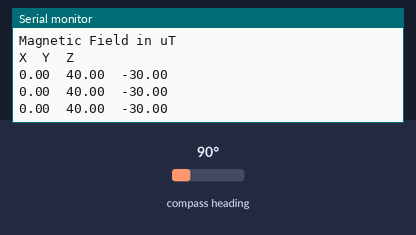
Bench run of a sketch on a simulated Arduino Nano 33 BLE. On the bench: the last lines printed to the serial monitor. The inputs (shaded band) are chosen by the test bench; at power-on: compass heading 90°.

Above: at 1.3 s.
1.4 s: compass heading set to 7°
At 1.9 s:
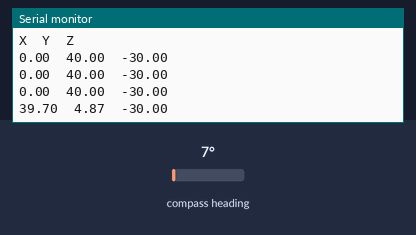
2.9 s: compass heading set to 180°
At 3.4 s:
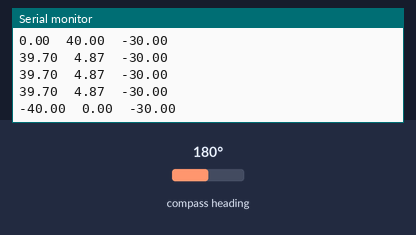
Timing chart, 0 to 5.9 s (numbered marks = the images above; inputs shaded):
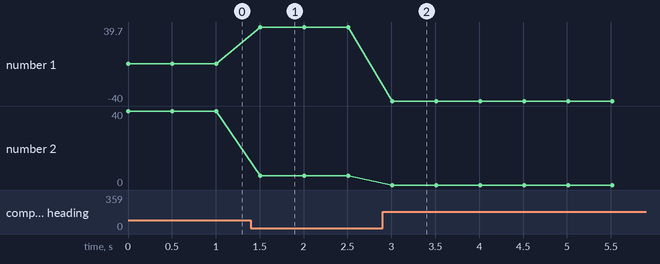

The sketch:

2_c_Magnetometer.ino
```cpp
/*
  Arduino LSM9DS1 - Simple Magnetometer

  This example reads the magnetic field values from the LSM9DS1
  sensor and continuously prints them to the Serial Monitor
  or Serial Plotter.
*/

#include <Arduino_LSM9DS1.h>

void setup() {
  Serial.begin(9600);
  while (!Serial);
  Serial.println("Started");

  if (!IMU.begin()) {
    Serial.println("Failed to initialize IMU!");
    while (1);
  }
  Serial.print("Magnetic field sample rate = ");
  Serial.print(IMU.magneticFieldSampleRate());
  Serial.println(" uT");
  Serial.println();
  Serial.println("Magnetic Field in uT");
  Serial.println("X\tY\tZ");
}

void loop() {
  float x, y, z;

  if (IMU.magneticFieldAvailable()) {
    IMU.readMagneticField(x, y, z);

    Serial.print(x);
    Serial.print('\t');
    Serial.print(y);
    Serial.print('\t');
    Serial.println(z);
  }

  delay(500);
}
```

Measured:
- after the input at 1.4 s, the serial monitor: prints a new line after 0.11 s (image 1)
- after the input at 2.9 s, the serial monitor: prints a new line after 0.11 s (image 2)
- plotted number 1: 0 → 39.7 after the input at 1.4 s, 39.7 → -40 after the input at 2.9 s
- plotted number 2: 40 → 4.87 after the input at 1.4 s
